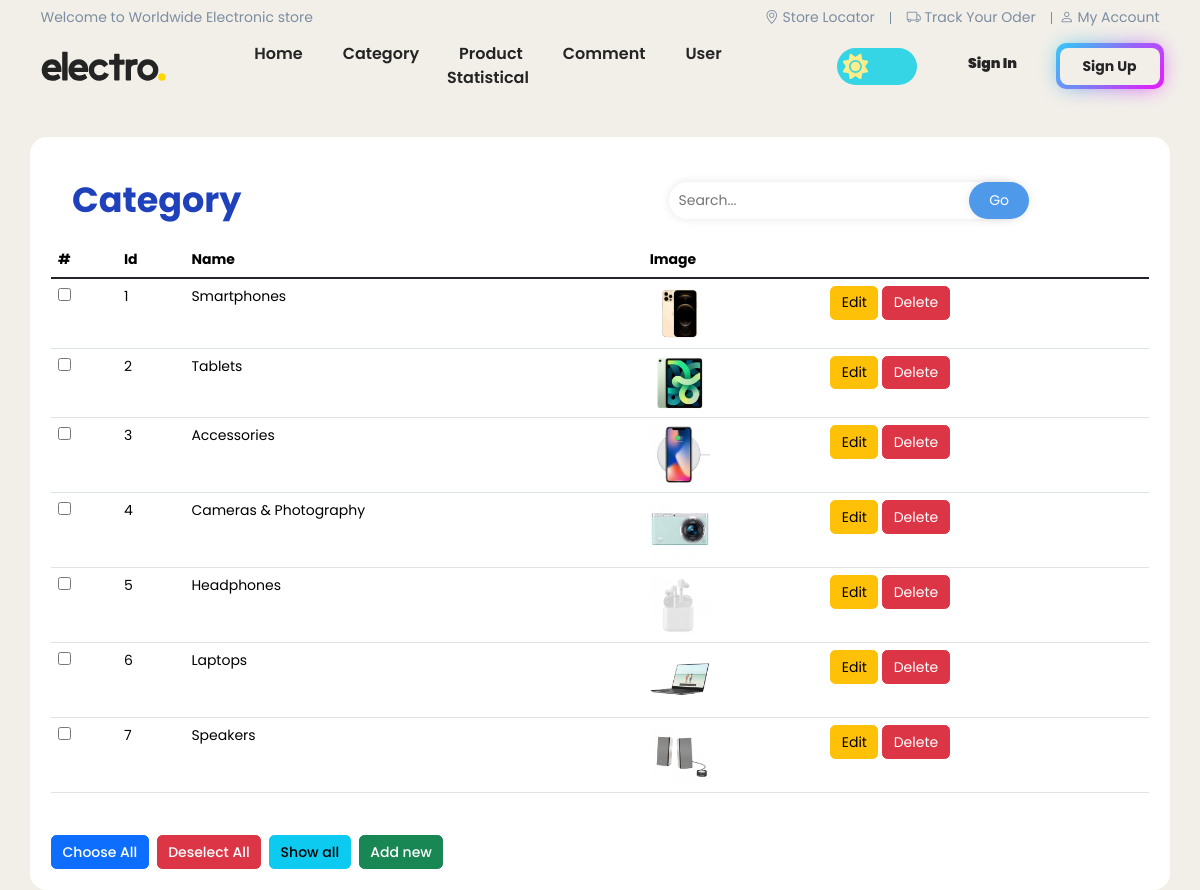
/admin/index.php?act=categories-list, run on the app's committed database.
### tables this page shows
CREATE TABLE `category` (
  `category_id` int(11) NOT NULL,
  `category_name` varchar(50) NOT NULL,
  `category_img` varchar(25) NOT NULL
);

### model/pdo.php (called while the page is built, shortened)
<?php
function pdo_get_connection(){
    $servername = "localhost";
    $username = "root";
    $password = "";
    try {
        $conn = new PDO("mysql:host=$servername;dbname=electro_shop", $username, $password);
        $conn->setAttribute(PDO::ATTR_ERRMODE, PDO::ERRMODE_EXCEPTION);
        return $conn;
    } catch(PDOException $e) {
        echo "Connection failed: " . $e->getMessage();
    }
}
function pdo_query($sql){
    $sql_args=array_slice(func_get_args(),1);
    try{
        $conn=pdo_get_connection();
        $stmt=$conn->prepare($sql);
        $stmt->execute($sql_args);
        $rows=$stmt->fetchAll();
        return $rows;
    }
    catch(PDOException $e){
        throw $e;
    }
    finally{
        unset($conn);
    }
}
?>

### model/category.php (called while the page is built, shortened)
<?php
function loadall_category($name = '')
{
    $sql = "select * from category where 1";
    $sql .= " order by category_id asc";
    $listCategories = pdo_query($sql);
    return $listCategories;
}

### global.php (called while the page is built, shortened)
<?php
$img_path_admin = '../view/asset/image/';
?>

### admin/categories/categories-list.php (the view, shortened to what this page needs)
<div class="container categories-list-table p-4">
    <div class="row align-items-center">
        <div class="col-6 h1 m-4 title">Category</div>
        <div class="col-auto search">
            <form action="index.php?act=categories-list" method="post">
                <input placeholder="Search..." type="text" name="search" />
                <input type="submit" name="submit" value="Go">
            </form>
        </div>
    </div>
    <table class="table table-hover mb-5">
        <thead>
            <tr>
                <th scope="col">#</th>
                <th scope="col">Id</th>
                <th scope="col">Name</th>
                <th scope="col">Image</th>
                <th scope="col"></th>
            </tr>
        </thead>
        <tbody class="table-group-divider">
            <?php
            if ($listCategories) {
                foreach ($listCategories as $category) {
                    extract($category);
                    $img = $img_path_admin . $category_img;
                    echo '
                        <tr>
                            <td><input type="checkbox" class="ui-checkbox" name="category_checkbox"></td>
                            <td>' . $category_id . '</td>
                            <td>' . $category_name . '</td>
                            <td><img src="' . $img . '" alt="' . $category_name . '"></td>
                            <td>
                                <a href="index.php?act=category-edit&category_id=' . $category_id . '" class="btn btn-warning">Edit</a>
                                <a href="index.php?act=category-delete&category_id=' . $category_id . '" class="btn btn-danger" onclick="return confirm(\'Are you sure you want to delete?\')">Delete</a>
                            </td>
                        ';
                }
            } else {
                echo "<tr>
                            <td colspan='5' class='text-message text-danger'>Category not found is '$value_search' !</td>
                        </tr>
                    ";
            }
            ?>
        </tbody>
    </table>
    <div class="d-flex">
        <button class="btn btn-primary choose-all">Choose All</button>
        <button class="btn btn-danger deselect-all">Deselect All</button>
        <form action="index.php?act=categories-list" method="post">
            <input class="btn btn-info" type="submit" name="show-all" value="Show all">
        </form>
        <a href="index.php?act=category" class="btn btn-success add-new">Add new</a>
    </div>
</div>

### admin/header.php (shortened to what this page needs)
<!DOCTYPE html>
<html lang="en">
  <head>
    <link rel="stylesheet" href="../view/asset/css/style.css" />
    <link
      href="https://cdn.jsdelivr.net/npm/bootstrap@5.3.2/dist/css/bootstrap.min.css"
      rel="stylesheet"
    />
    <link
      rel="stylesheet"
      href="https://cdn.jsdelivr.net/npm/bootstrap-icons@1.11.0/font/bootstrap-icons.css"
    />
  </head>
  <body>
    <div id="wapper">
      <header>
        <div class="container">
          <div class="header-top d-flex justify-content-between">
            <ul class="nav pt-2 pb-2 menu-top-bar-left">
              <li><a href="#">Welcome to Worldwide Electronic store</a></li>
            </ul>
            <ul class="nav pt-2 pb-2 menu-top-bar-right">
              <li>
                <a href="#"><i class="bi bi-geo-alt"></i> Store Locator</a>
              </li>
              <li>
                <a href="#"><i class="bi bi-truck"></i> Track Your Oder</a>
              </li>
              <li>
                <a href="#"><i class="bi bi-person"></i> My Account</a>
              </li>
            </ul>
          </div>
          <div class="header-bottom pt-2 pb-2">
            <div class="row align-items-center">
              <div class="col-auto logo">
              </div>
              <ul
                class="col nav justify-content-center align-items-center menu-main"
              >
                <li><a href="index.php">Home</a></li>
                <li><a href="index.php?act=categories-list">Category</a></li>
                <li><a href="index.php?act=products-list">Product</a></li>
                <li><a href="index.php?act=comments-list">Comment</a></li>
                <li><a href="index.php?act=clients-list">User</a></li>
                <li><a href="index.php?act=statistical-list">Statistical</a></li>
              </ul>
              <div class="col-1 btn-toggle-dark-mode">
                <label class="switch-name">
                  <div class="back"></div>
                </label>
              </div>
              <?php
                if (isset($client) && ($client)) {
                  $profile_photo = $client[0]['client_img'] ? '<img src="' . $img_path_admin . $client[0]['client_img'] . '">' :
                    '<ion-icon name="person-circle-outline"></ion-icon>';
                  echo '
                        <div class="overlay"></div>
                        <div class="col-auto profile">
                          <div class="info">
                            <p class="m-0">Hey, <b>' . $client[0]['user_name'] . '</b></p>
                            <div class="text-role">Admin</div>
                          </div>
                          <div class="profile-photo">
                            ' . $profile_photo . '
                          </div>
                          <ul class="profile-navbar toTop">
                            <li><a href="#">Your profile</a></li>
                            <li><a href="index.php?act=logout"><ion-icon name="log-out-outline"></ion-icon> Logout</a></li>
                          </ul>
                        </div>
                      ';
                } else {
                  echo '
                      <div class="col-auto nav align-items-center justify-content-between account-login">
                        <a href="./view/login/sign-in.php">
                          <button class="signIn">
                            <span class="box"> Sign In </span>
                          </button>
                        </a>
                        <a href="./view/login/register.php">
                          <button class="button SignUp">Sign Up</button>
                        </a>
                      </div>
                      ';
                }
              ?>
            </div>
          </div>
        </div>
      </header>

### admin/index.php (shortened to what this page needs)
<?php
    include '../model/pdo.php';
    include '../model/product.php';
    include '../model/category.php';
    include '../model/statistical.php';
    include '../global.php';
    $client = '';
    include './header.php';
    if (isset($_GET['act']) && ($_GET['act'] != '')) {
        $act = $_GET['act'];
        switch ($act) {
            case 'categories-list':
                if (isset($_POST['submit']) && ($_POST['submit'])) {
                    $value_search = $_POST['search'];
                }else {
                    $value_search = '';
                }
                $listCategories = loadall_category($value_search);
                include './categories/categories-list.php';
                break;
        }
    }else {
        include './home.php';
    }
    include './footer.php';
?>

### admin/footer.php (shortened to what this page needs)
</div>
</body>
</html>

### data on the page
category: category_id "1", category_name "Smartphones", category_img (picture)
category: category_id "2", category_name "Tablets", category_img (picture)
category: category_id "3", category_name "Accessories", category_img (picture)
category: category_id "4", category_name "Cameras & Photography", category_img (picture)
category: category_id "5", category_name "Headphones", category_img (picture)
category: category_id "6", category_name "Laptops", category_img (picture)
category: category_id "7", category_name "Speakers", category_img (picture)
